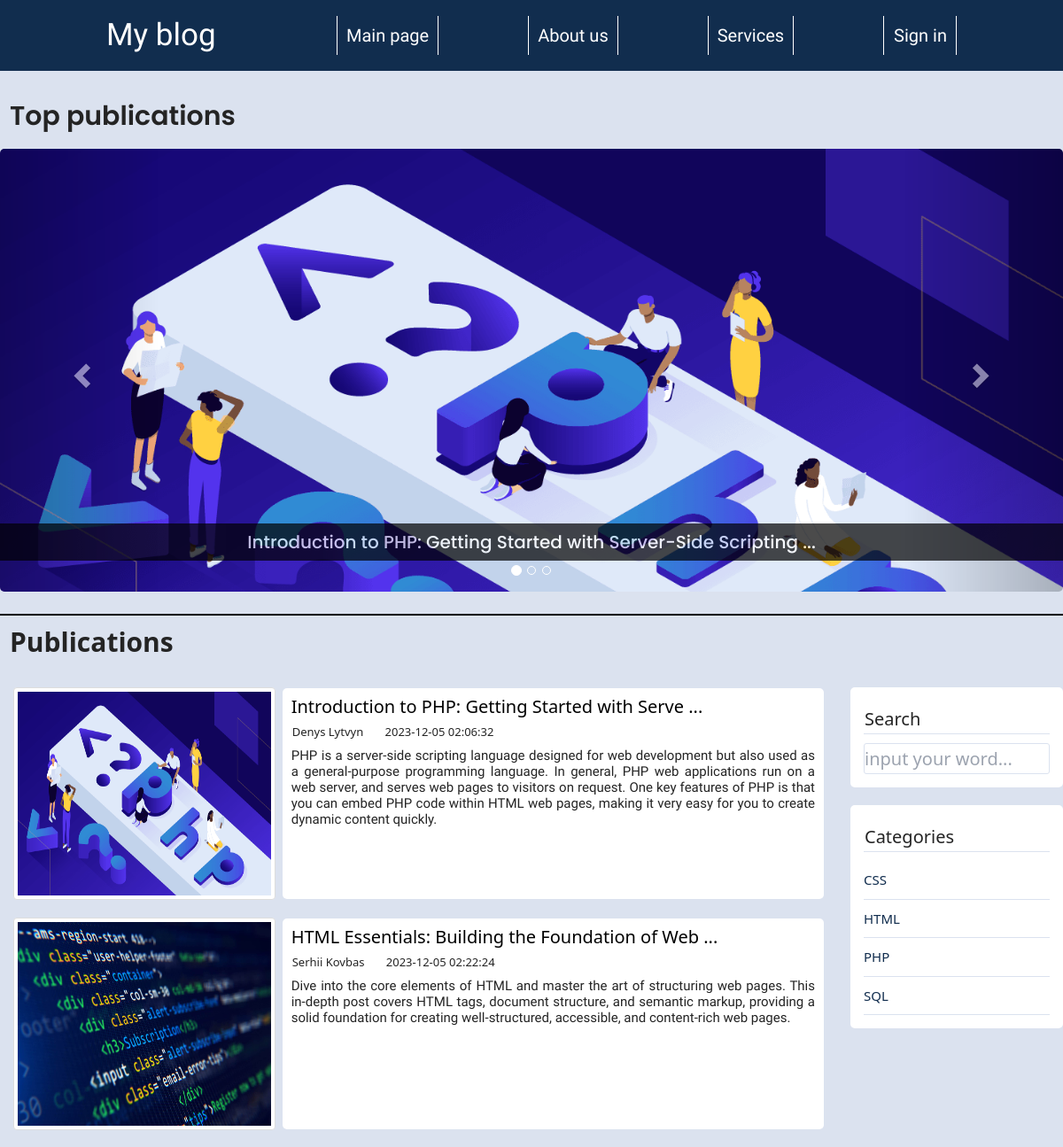
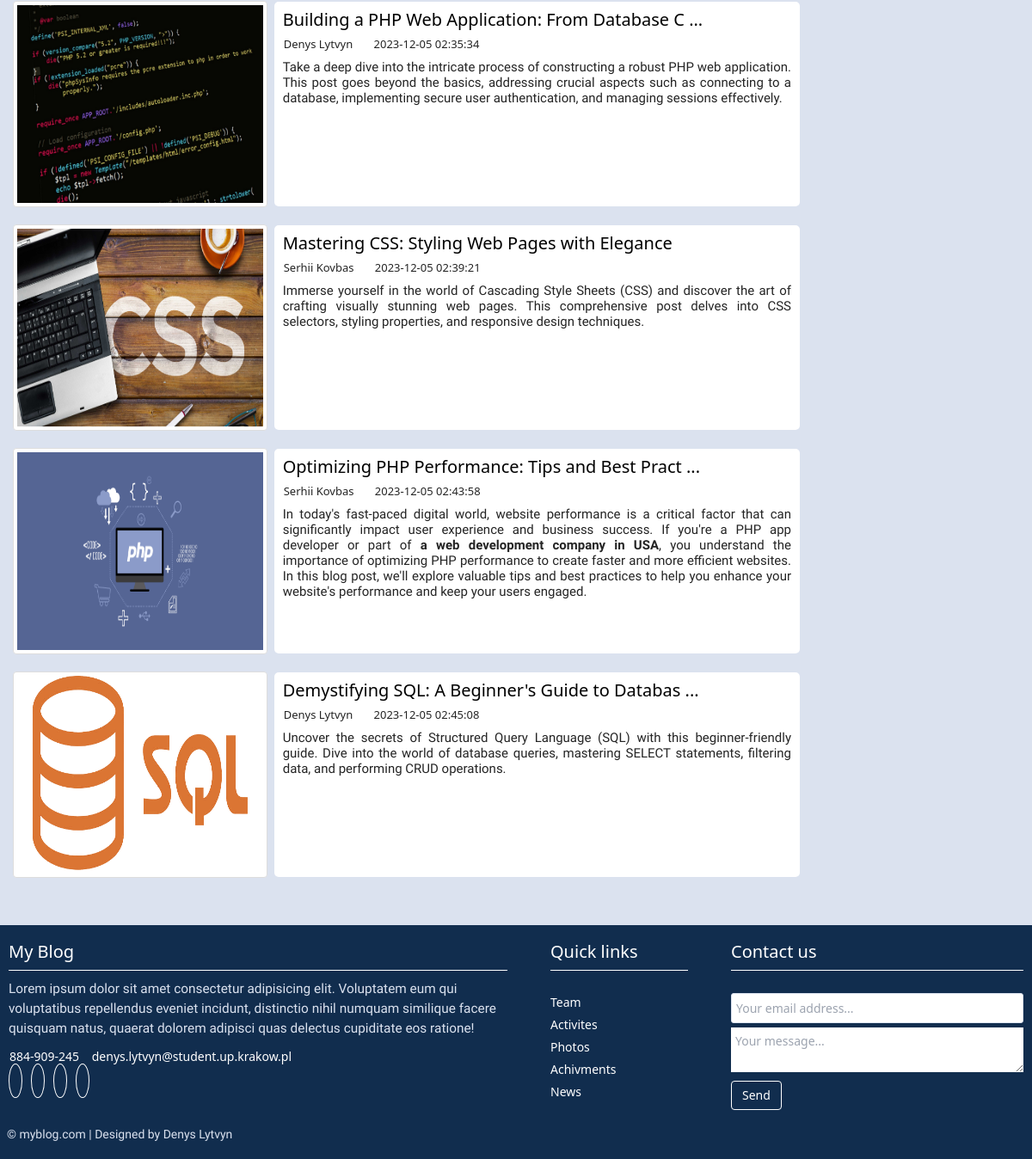
The app's page /PHP_PROJEKT/index.php with its own data (2 pictures, top to bottom).
### tables this page shows
CREATE TABLE `posts` (
  `id` int(12) NOT NULL,
  `id_user` int(12) NOT NULL,
  `title` varchar(255) NOT NULL,
  `img` varchar(255) NOT NULL,
  `content` text NOT NULL,
  `status` tinyint(4) NOT NULL,
  `id_topic` int(12) DEFAULT NULL,
  `created_date` datetime NOT NULL DEFAULT current_timestamp()
);

CREATE TABLE `users` (
  `id` int(12) NOT NULL,
  `admin` tinyint(4) NOT NULL,
  `username` varchar(255) NOT NULL,
  `email` varchar(255) NOT NULL,
  `password` varchar(255) NOT NULL,
  `created` timestamp NOT NULL DEFAULT current_timestamp()
);

CREATE TABLE `topics` (
  `id` int(12) NOT NULL,
  `name` varchar(121) NOT NULL,
  `description` text NOT NULL
);

### PHP_PROJEKT/app/database/db.php (called while the page is built, shortened)
<?php
require('connect.php');
function dbCheckError($query)
{
    $errInfo = $query->errorInfo();
}
function selectAll($table, $params = [])
{
    global $pdo;
    $sql = "SELECT * FROM $table";
    $query = $pdo->prepare($sql);
    $query->execute();
    return $query->fetchAll();
}
function selectAllFromPostsWithUsersOnIndex($table1, $table2)
{
    global $pdo;
    $sql = "SELECT p.*, u.username FROM $table1 AS p JOIN $table2 AS u ON p.id_user = u.id WHERE p.status=1";
    $query = $pdo->prepare($sql);
    $query->execute();
    return $query->fetchAll();
}
function selectTopTopicFromPostsOnIndex($table1)
{
    global $pdo;
    $sql = "SELECT * FROM $table1 WHERE id_topic = 16";
    $query = $pdo->prepare($sql);
    $query->execute();
    return $query->fetchAll();
}
?>

### PHP_PROJEKT/app/controllers/topics.php (called while the page is built, shortened)
<?php
include SITE_ROOT . '/app/database/db.php';
$topics = selectAll('topics');
?>

### PHP_PROJEKT/index.php (the view, shortened to what this page needs)
<?php
include "app/controllers/topics.php";
$posts = selectAllFromPostsWithUsersOnIndex('posts', 'users');
$topTopic = selectTopTopicFromPostsOnIndex('posts');
?>
<!DOCTYPE html>
<html lang="en">
<head>
    <?php include("app/include/head.php") ?>
</head>
<body>
    <?php include("app/include/header.php"); ?>
    <main>
        <section class="carousel__section">
            <h2><ion-icon name="flame"></ion-icon>Top publications</h2>
            <div id="myCarousel" class="carousel slide" data-ride="carousel">
                <ol class="carousel-indicators">
                    <li data-target="#myCarousel" data-slide-to="0" class="active"></li>
                    <li data-target="#myCarousel" data-slide-to="1"></li>
                    <li data-target="#myCarousel" data-slide-to="2"></li>
                </ol>
                <div class="carousel-inner">
                    <?php foreach ($topTopic as $key => $post): ?>
                        <?php if ($key == 0): ?>
                            <div class="item active">
                            <?php else: ?>
                                <div class="item">
                                <?php endif; ?> <img src="<?= BASE_URL . 'assets/images/posts/' . $post['img'] ?>"
                                    alt="<?= $post['title']; ?>" style="width:100%;">
                                <div class="carousel-caption-hack carousel-caption">
                                    <h3><a href="<?= BASE_URL . 'single.php?post=' . $post['id']; ?>">
                                            <?= strlen($post['title']) > 47 ? substr($post['title'], 0, 80) . ' ...' : $post['title']; ?>
                                    </h3>
                                </div>
                            </div>
                        <?php endforeach; ?>
                    </div>
                    <a class="left carousel-control" href="#myCarousel" data-slide="prev">
                        <span class="glyphicon glyphicon-chevron-left"></span>
                    </a>
                    <a class="right carousel-control" href="#myCarousel" data-slide="next">
                        <span class="glyphicon glyphicon-chevron-right"></span>
                    </a>
                </div>
        </section>
        <section class="main__content">
            <h2><ion-icon name="newspaper"></ion-icon>Publications</h2>
            <div class="main__content__container">
                <section class="posts">
                    <?php foreach ($posts as $post): ?>
                        <div class="posts__item">
                            <div class="posts__item__img">
                                <img src="<?= BASE_URL . 'assets/images/posts/' . $post['img'] ?>"
                                    alt="<?= $post['title']; ?>" class="img-thumbnail img">
                            </div>
                            <div class="posts__item__text">
                                <h3><a href="<?= BASE_URL . 'single.php?post=' . $post['id']; ?>">
                                        <?= strlen($post['title']) > 47 ? substr($post['title'], 0, 47) . ' ...' : $post['title']; ?>
                                    </a></h3>
                                <span>
                                    <?= $post['username']; ?>
                                    <?= $post['created_date']; ?>
                                </span>
                                <?= strlen($post['content']) > 750 ? mb_substr($post['content'], 0, 750, 'UTF-8') . ' ...' : $post['content']; ?>
                            </div>
                        </div>
                    <?php endforeach; ?>
                </section>
                <section class="sidebar">
                    <div class="search">
                        <h3><ion-icon name="search"></ion-icon>Search</h3>
                        <form action="search.php" method="post">
                            <input type="text" name="search-term" class="text-input" placeholder="input your word...">
                        </form>
                    </div>
                    <aside class="categories">
                        <h3><ion-icon name="list"></ion-icon>Categories</h3>
                        <ul>
                            <?php foreach ($topics as $key => $topic): ?>
                                <li><a href="<?= BASE_URL . 'category.php?id=' . $topic['id'] ?>">
                                        <?= $topic['name'] ?>
                                    </a></li>
                            <?php endforeach; ?>
                        </ul>
                    </aside>
                </section>
            </div>
        </section>
    </main>
    <?php include("app/include/footer.php"); ?>
</body>
</html>

### PHP_PROJEKT/assets/css/main.css (style rules this page uses)
* { padding: 0px; margin: 0px; border: none; }
*, *::before, *::after { box-sizing: border-box; }
a, a:link, a:visited { text-decoration: none; }
aside, nav, footer, header, section, main { display: block; }
h1, h2, h3, h4, h5, h6, p { font-size: inherit; font-weight: inherit; padding: 0px; margin: 0px; }
ul, li { padding: 0px; margin: 0px; }
ul, ul li { list-style: none; }
img { vertical-align: top; }
img, svg { max-width: 100%; height: auto; }
input, textarea, button, select { font-family: inherit; font-size: inherit; color: inherit; background-color: transparent; }
html { font-size: 10px; }
body { background: #DBE2EF; color: #ffffff; font-family: "Poppins", sans-serif; min-height: 100vh; }
a { color: #ffffff; transition: color 0.3s; }
main { font-size: 2rem; color: #242424; }
input { display: block; padding: 10px 12px; width: 100%; height: 35px; font-size: 1.4rem; border-radius: 3px; border: 1px solid #DBE2EF; line-height: 1.5; color: #444444; }
.carousel__section { font-family: "Poppins", sans-serif; max-width: 1200px; margin: 0 auto; }
.carousel__section h2 { margin: 35px 0 20px 0; padding: 0 10px; font-weight: 600; font-size: 1.5em; }
.carousel__section::after { content: ""; position: absolute; transform: translateY(25px); width: 100%; max-width: 1200px; height: 2px; background: #000; }
.carousel { height: 500px; }
.carousel-inner, .item { height: 100%; }
.carousel-inner, .carousel-control { border-radius: 5px; }
.carousel-indicators { margin-bottom: -10px; }
.carousel-caption-hack { position: absolute; right: 0; left: 0; bottom: 5px; padding-top: 10px; color: #fff; text-align: center; width: 100%; }
.carousel-caption h3 { font-weight: 500; background: #000; max-width: 100%; padding: 10px; opacity: 0.7; transition: opacity 1s; }
.main__content { max-width: 1200px; margin: 40px auto; }
.main__content__container { display: flex; justify-content: space-between; width: 100%; }
.main__content h2 { margin: 35px 0 20px 0; padding: 0 10px; font-weight: 600; font-size: 1.5em; }
.posts { width: 80%; }
.posts__item { margin: 10px; border-radius: 5px; display: flex; align-items: center; height: 250px; overflow: hidden; }
.posts__item__img { width: 35%; padding: 5px; height: 100%; }
.posts__item__img img { height: 100%; }
.posts__item__text { width: 70%; height: 95%; margin: 0 20px 0 3px; padding: 10px; background: #ffffff; border-radius: 5px; }
.posts__item__text h3 { height: 10%; max-height: 50px; font-weight: 500; font-size: 2rem; }
.posts__item__text h3 a { color: black; }
.posts__item__text span { font-size: 1.3rem; }
.posts__item__text p { font-size: 1.5rem; font-family: "Nunito Sans", sans-serif; text-align: justify; line-height: 1.2; height: 80%; max-height: 200px; margin-top: 5px; overflow: hidden; }
.sidebar { width: 20%; margin-top: 15px; height: 500px; }
.sidebar .search { padding: 15px; border-radius: 5px; background: #ffffff; margin-bottom: 20px; }
.sidebar .search h3 { font-weight: 500; font-size: 2rem; margin: 10px 0; padding-bottom: 5px; border-bottom: 1px solid #DBE2EF; }
.sidebar .categories { padding: 15px; border-radius: 5px; background: #ffffff; margin-bottom: 20px; }
.sidebar .categories h3 { font-weight: 500; font-size: 2rem; margin: 10px 0; padding-bottom: 5px; border-bottom: 1px solid #DBE2EF; }
.sidebar .categories ul li a { display: block; padding: 10px 0; border-bottom: 1px solid #DBE2EF; transition: padding-left 0.3s; font-weight: 500; color: #112D4E; font-size: 1.5rem; }

### records on screen
posts: img (picture), title "Introduction to PHP: Getting Started with Server-Side Scripting", title "Introduction to PHP: Getting Started with Serve", id_user.username "Denys Lytvyn", created_date "2023-12-05 02:06:32", content "PHP is a server-side scripting language designed for web development but also used as a general-purpose programming language. In general, PHP web applications run on a web server, and serves web pages to visitors on request. One key features of PHP is that you can embed PHP code within HTML web pages, making it very easy for you to create dynamic content quickly."
posts: img (picture), title "HTML Essentials: Building the Foundation of Web", id_user.username "Serhii Kovbas", created_date "2023-12-05 02:22:24", content "Dive into the core elements of HTML and master the art of structuring web pages. This in-depth post covers HTML tags, document structure, and semantic markup, providing a solid foundation for creating well-structured, accessible, and content-rich web pages."
posts: img (picture), title "Building a PHP Web Application: From Database C", id_user.username "Denys Lytvyn", created_date "2023-12-05 02:35:34", content "Take a deep dive into the intricate process of constructing a robust PHP web application. This post goes beyond the basics, addressing crucial aspects such as connecting to a database, implementing secure user authentication, and managing sessions effectively."
posts: img (picture), title "Mastering CSS: Styling Web Pages with Elegance", id_user.username "Serhii Kovbas", created_date "2023-12-05 02:39:21", content "Immerse yourself in the world of Cascading Style Sheets (CSS) and discover the art of crafting visually stunning web pages. This comprehensive post delves into CSS selectors, styling properties, and responsive design techniques."
posts: img (picture), title "Optimizing PHP Performance: Tips and Best Pract", id_user.username "Serhii Kovbas", created_date "2023-12-05 02:43:58", content "In today's fast-paced digital world, website performance is a critical factor that can significantly impact user experience and business success. If you're a PHP app developer or part of a web development company in USA , you understand the importance of optimizing PHP performance to create faster and more efficient websites. In this blog post, we'll explore valuable tips and best practices to help you enhance your website's performance and keep your users engaged."
posts: img (picture), title "Demystifying SQL: A Beginner's Guide to Databas", id_user.username "Denys Lytvyn", created_date "2023-12-05 02:45:08", content "Uncover the secrets of Structured Query Language (SQL) with this beginner-friendly guide. Dive into the world of database queries, mastering SELECT statements, filtering data, and performing CRUD operations."
topics: name "CSS"
topics: name "HTML"
topics: name "PHP"
topics: name "SQL"
